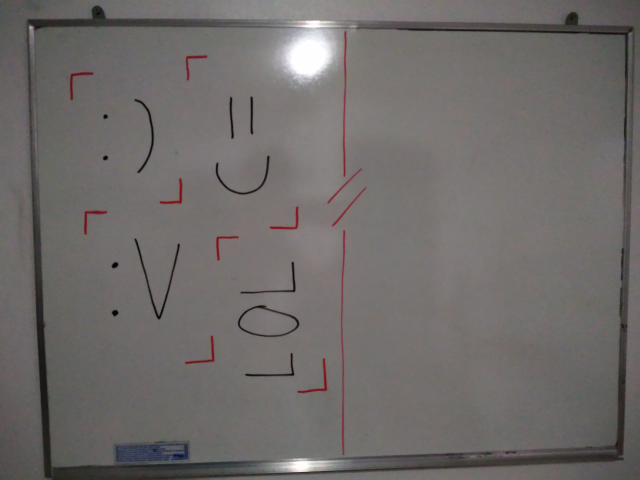
#> input picture image/whiteboard2.png, 1280 x 960 px (shown at 1/2 size)
$ python main.py
#> lines starting #> are read from the running program, lines starting #| are printed output that depends on the picture; after the words box and inside, x2 and y2 are one past the last pixel; in counts of white or black regions, pixels touching at a corner belong together
#> in main, image is the input picture: shape (960, 1280, 3); mean B, G, R 105.6, 107.1, 111.1
### src/corners.py
import os
import shutil
import numpy as np
import cv2
from matplotlib import pyplot as plt

# sort a list of list points by their distance from the origin list point
# [34 lines left out: functions sort_dist, organize_crop_corners, not called in this run]

# apply blur, correct contrast, hsv convertion
def preprocessing(image):
    blur = cv2.GaussianBlur(image, (5,5), 0)
    cv2.imwrite("output/1_preprocessing_blur.png", blur)
    cv2.waitKey(0)

    hsv = cv2.cvtColor(blur, cv2.COLOR_BGR2HSV)
#> hsv: shape (960, 1280, 3); mean H, S, V 40, 14.8, 111.4

    mask2 = cv2.inRange(hsv, (0,   75, 51), (10,  255, 255))
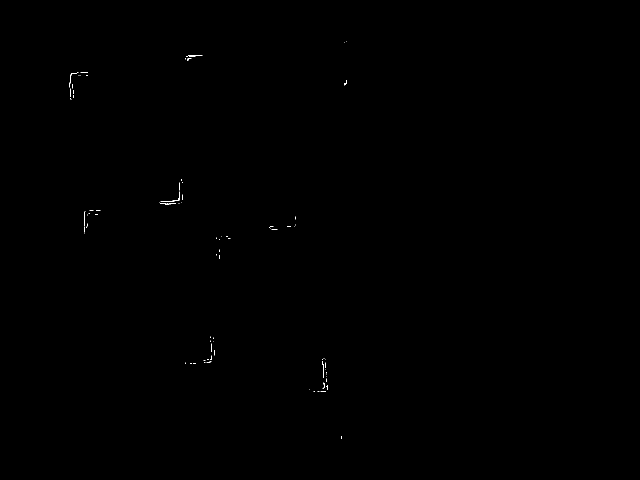
#> mask2: shape (960, 1280) (shown at 1/2 size); 0.06% white in thin lines or dots, all inside (x1, y1, x2, y2) = (139, 83, 694, 878)
    mask1 = cv2.inRange(hsv, (170, 75, 51), (180, 255, 255))
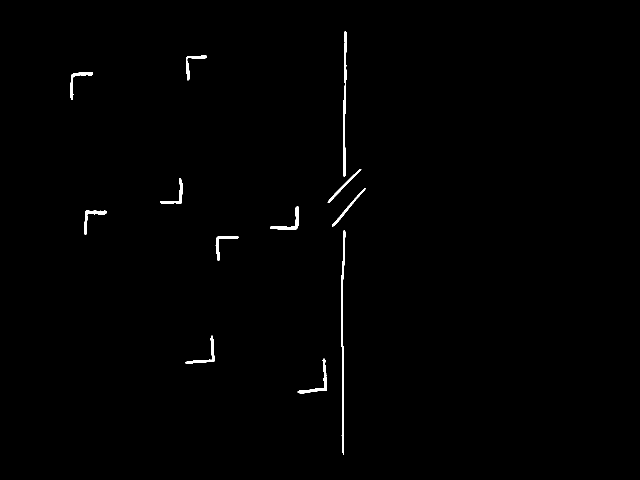
#> mask1: shape (960, 1280) (shown at 1/2 size); 0.6% white; 12 white regions, largest, box (x1, y1, x2, y2) and area: (682, 460, 691, 909) 1515, (686, 62, 693, 354) 1162, (595, 717, 654, 787) 600
    mask = cv2.bitwise_or(mask1, mask2)
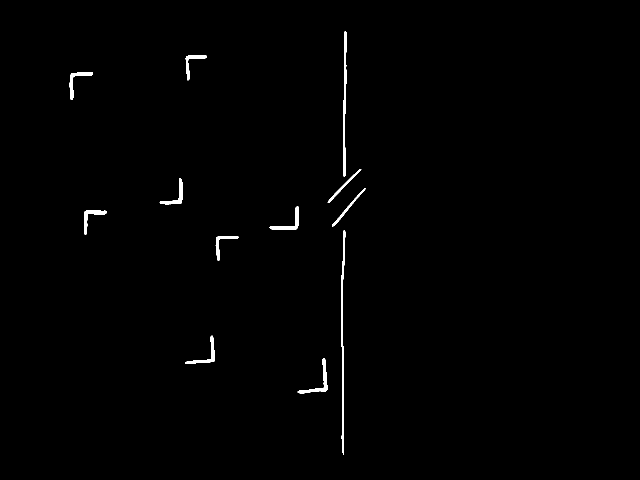
#> mask: shape (960, 1280) (shown at 1/2 size); 0.67% white; 12 white regions, largest, box (x1, y1, x2, y2) and area: (682, 460, 691, 909) 1521, (686, 62, 694, 354) 1181, (595, 717, 655, 787) 716

    cv2.imwrite("output/2_preprocessing_mask.png", mask)
    cv2.waitKey(0)
    return mask

# match patterns
def pmatch(image, confidence_threshold, tm_algo):
    # for div
    div = cv2.imread("src/match/div_bw.png", cv2.IMREAD_GRAYSCALE)
#> (the run stopped early here; a loop or call above may not have finished)

$ run again, with image/whiteboard3.jpeg saved as image/whiteboard2.png
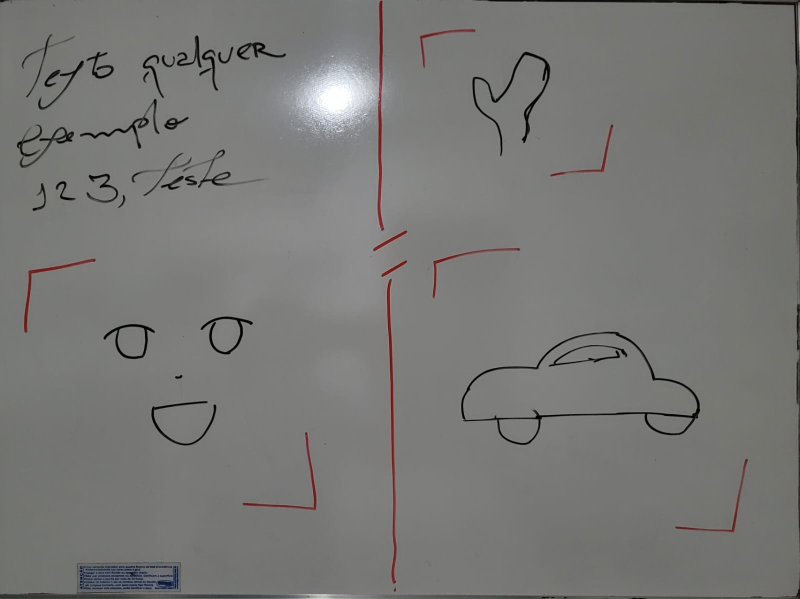
#> input picture image/whiteboard3.jpeg, 1599 x 1198 px (shown at 1/2 size)
#> in main, image is the input picture: shape (1198, 1599, 3); mean B, G, R 118.1, 120.2, 120.5
#> hsv: shape (1198, 1599, 3); mean H, S, V 34.9, 7.1, 121
#> in preprocessing, `mask2 = cv2.inRange(hsv, (0,   75, 51), (10,  255, 255))`:
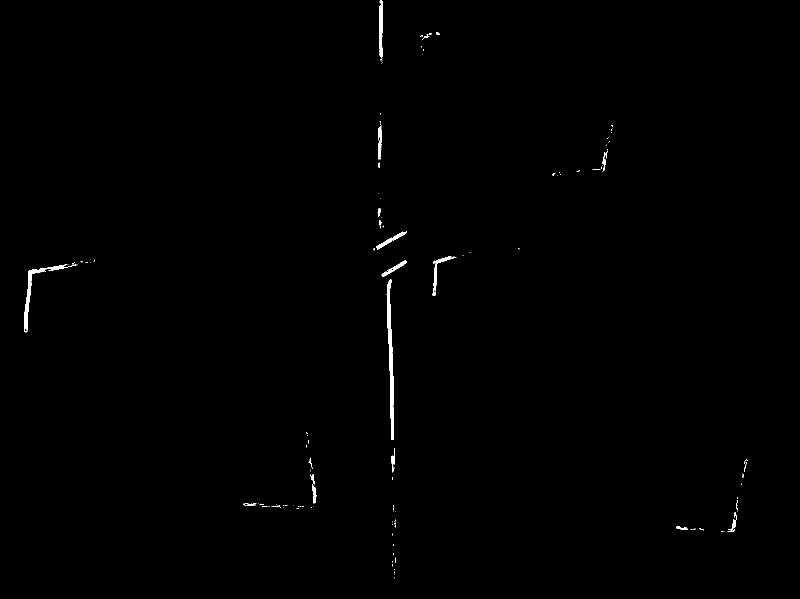
#> mask2: shape (1198, 1599) (shown at 1/2 size); 0.38% white; 149 white regions (124 under 20 px), largest, box (x1, y1, x2, y2) and area: (773, 559, 788, 880) 2040, (48, 529, 153, 665) 1251, (758, 0, 766, 121) 702
#> mask1: shape (1198, 1599); 0.37% white; 86 white regions (58 under 20 px), largest, box (x1, y1, x2, y2) and area: (783, 928, 793, 1167) 1166, (756, 111, 765, 259) 784, (755, 299, 764, 424) 640
#> in preprocessing, `mask = cv2.bitwise_or(mask1, mask2)`:
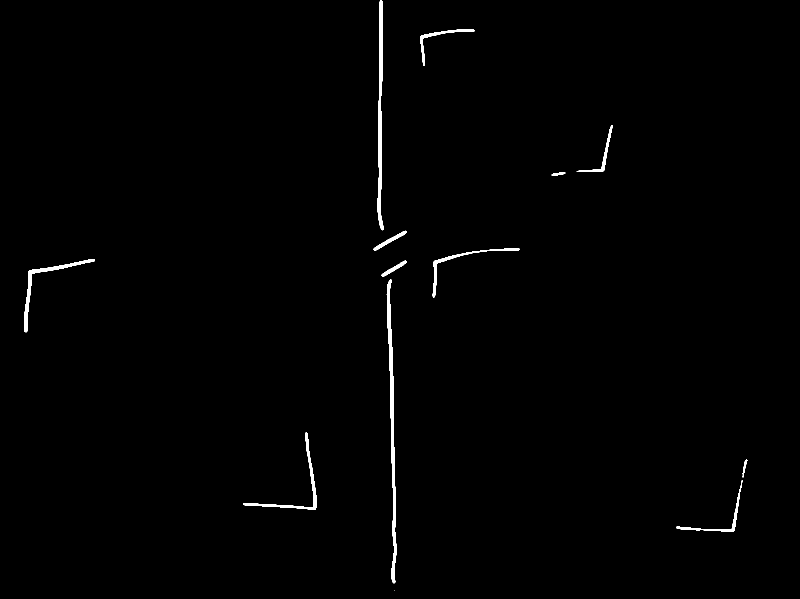
#> mask: shape (1198, 1599) (shown at 1/2 size); 0.75% white; 13 white regions (1 under 20 px), largest, box (x1, y1, x2, y2) and area: (773, 559, 793, 1167) 3646, (755, 0, 768, 461) 2923, (48, 518, 190, 665) 1668
